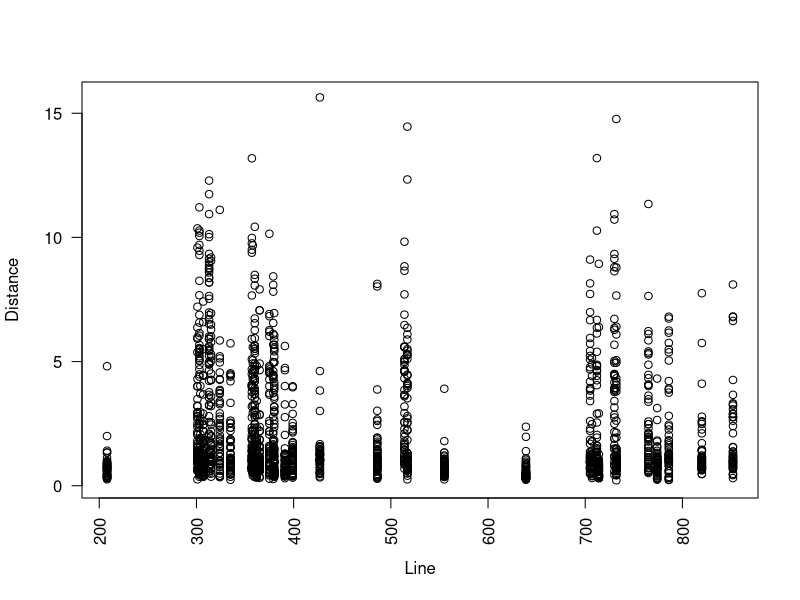
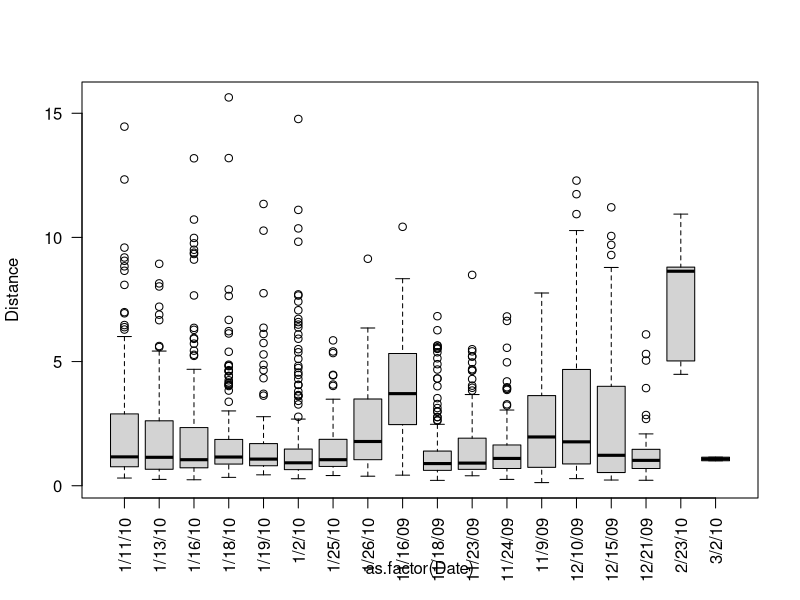
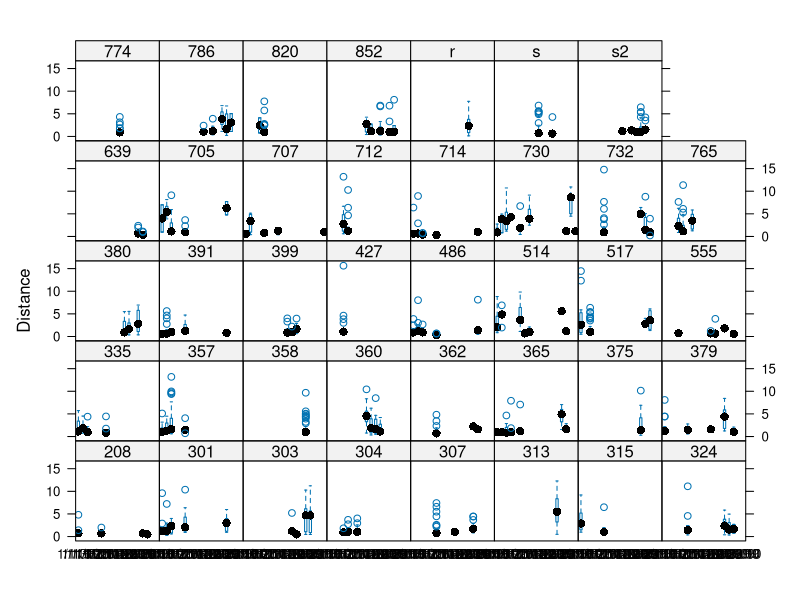
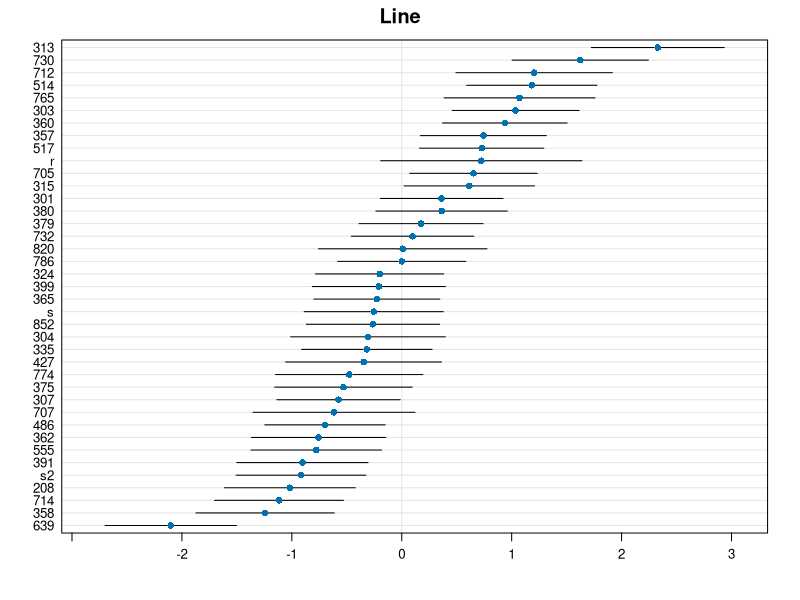
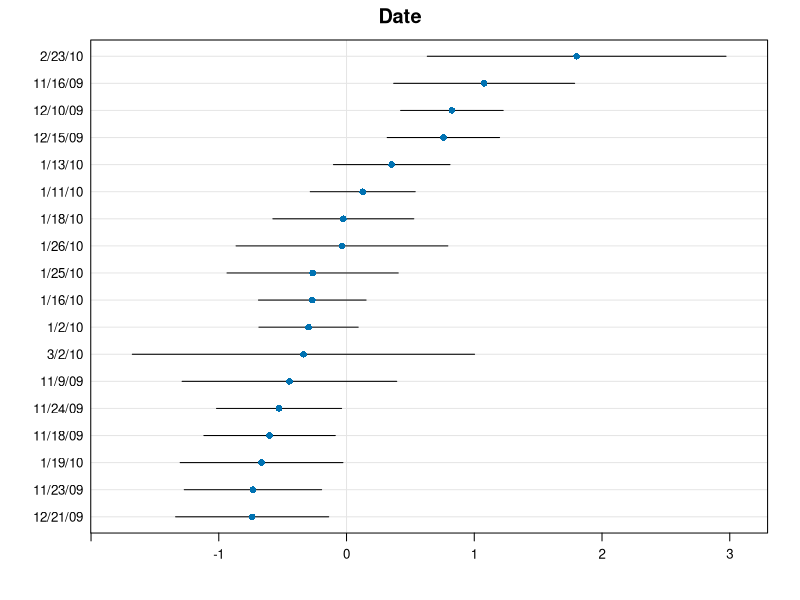
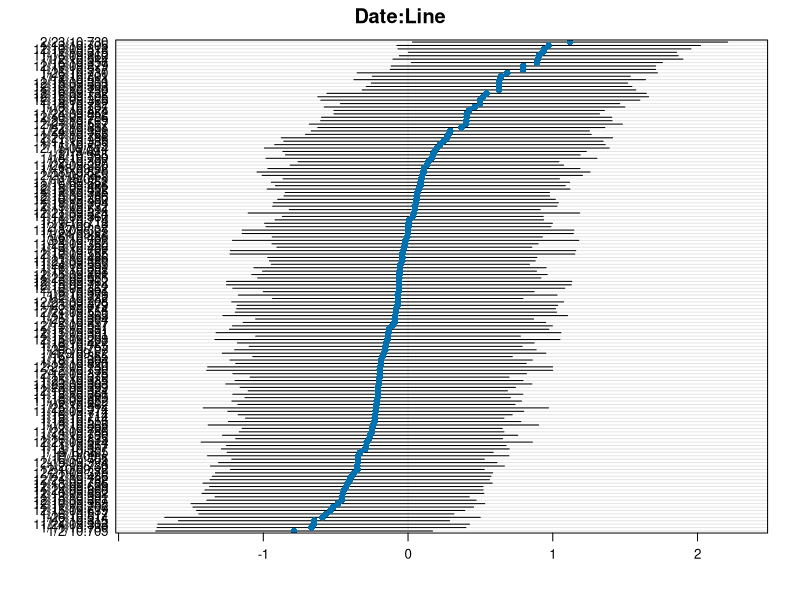
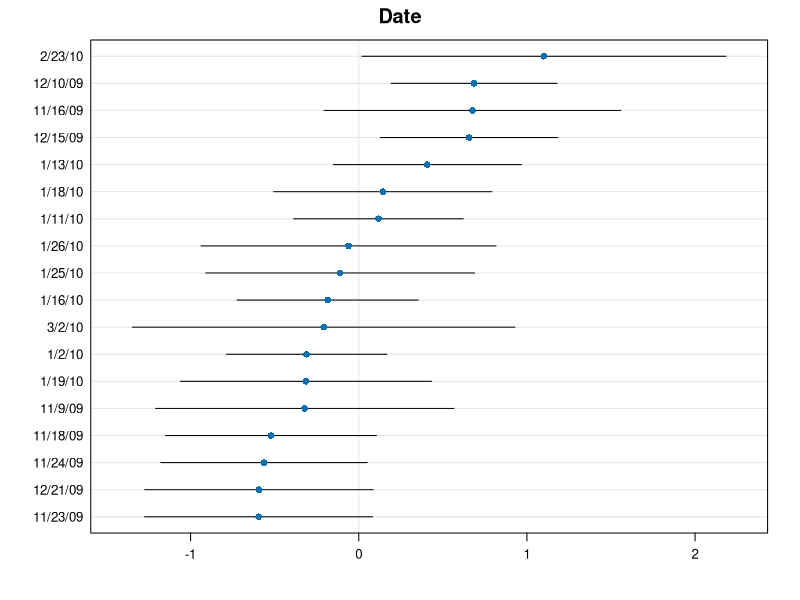
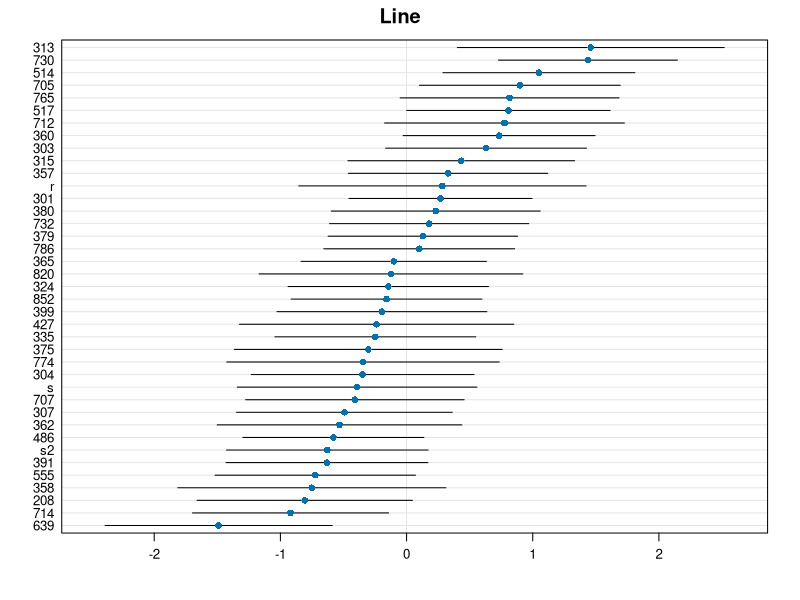

Generate these figures, in order, with R:
## ---- chunk 1
require(Rcpp)
require(lme4)
require(lattice)
## ---- chunk 2
tk_path_lengths <- read.csv("../TurnerKern_data/TurnerKernForaging.csv", h=T)

# Checking data input
summary(tk_path_lengths)
str(tk_path_lengths)
head(tk_path_lengths)
tail(tk_path_lengths)

# Checking to see if there is any missing data
colSums(is.na(tk_path_lengths))
## ---- chunk 3
table(tk_path_lengths$Date) 
## ---- chunk 4
table(tk_path_lengths$Line) 
## ---- chunk 5
table(tk_path_lengths[,1:2]) 
## ---- chunk 6
plot(Distance ~ Line, data=tk_path_lengths, las=2)
## ---- chunk 7
plot(Distance ~ as.factor(Date), data=tk_path_lengths, las=2)
## ---- chunk 8
bwplot(Distance ~ as.factor(Date)|Line, data=tk_path_lengths, las=2)
## ---- chunk 9
tk_path_lengths$Temp_c <- scale(tk_path_lengths$Temp, center=TRUE, scale=FALSE)

mod1 <- lmer(Distance ~ Temp_c + (1|Date) + (1|Line), data=tk_path_lengths, REML=TRUE)

# Let's take a look at the summary from this model.

summary(mod1)
## ---- chunk 10
dotplot(ranef(mod1,condVar=TRUE),
              scales = list(x = list(relation = 'free')), strip=FALSE)[["Line"]]
## ---- chunk 11
dotplot(ranef(mod1,condVar=TRUE),
              scales = list(x = list(relation = 'free')), strip=FALSE)[["Date"]]
## ---- chunk 12
mod1_noDate <- lmer(Distance ~ Temp_c + (1|Line), data=tk_path_lengths, REML=TRUE)
mod1_noLine <- lmer(Distance ~ Temp_c + (1|Date), data=tk_path_lengths, REML=TRUE)
mod1_noTemp <- lmer(Distance ~ 1 + (1|Date) + (1|Line), data=tk_path_lengths, REML=TRUE)
## ---- chunk 13
mod2 <- lmer(Distance ~ Temp_c + (1|Line) + (1|Date) + (1|Date:Line), data=tk_path_lengths, REML=TRUE)
## ---- chunk 14
dotplot(ranef(mod2,condVar=TRUE),
              scales = list(x = list(relation = 'free')), strip=FALSE)[["Date:Line"]]
## ---- chunk 15
dotplot(ranef(mod2,condVar=TRUE),
              scales = list(x = list(relation = 'free')), strip=FALSE)[["Date"]]
dotplot(ranef(mod2,condVar=TRUE),
              scales = list(x = list(relation = 'free')), strip=FALSE)[["Line"]]
## ---- chunk 16
AIC(mod1, mod1_noDate, mod1_noLine, mod1_noTemp, mod2)
BIC(mod1, mod1_noDate, mod1_noLine, mod1_noTemp, mod2)
logLik(mod1)
logLik(mod1_noDate)
logLik(mod1_noLine)
## ---- chunk 17
CI_mod1 <- confint(mod1)
CI_mod1
## ---- chunk 18
coef_mod1 <- coef(mod1)
lines_mod1 <- as.data.frame(coef_mod1$Line[,1])
rownames(lines_mod1) <- rownames(coef_mod1$Line)

# confirming that the above coefs are the BLUPs + intercept. Confirmed...
ranef_mod1 <- ranef(mod1)
lines_ranef_mod1 <- unlist(ranef_mod1$Line)
cor(lines_mod1, lines_ranef_mod1)
plot(lines_mod1[,1], lines_ranef_mod1, pch=20)
## ---- chunk 19
# This computes raw line means, ignoring sample sizes or dates.
line_means <- tapply(tk_path_lengths$Distance, INDEX=tk_path_lengths$Line, FUN=mean)

cor(line_means,lines_mod1)
plot(line_means,lines_mod1[,], pch=20)
## ---- chunk 20
# estimate in lm
mod3_lm <- lm(Distance ~ 1 + Temp_c + Line + Date, data=tk_path_lengths)
mod3_lm_noDate <- lm(Distance ~ 1 + Temp_c + Line, data=tk_path_lengths)
mod3_lm_noLine <- lm(Distance ~ 1 + Temp_c + Date, data=tk_path_lengths)
## ---- chunk 21
ConditionNumber <- function(model.x=model.object){
	x <- model.matrix(model.x)
    eigen.x <- eigen(t(x)%*%x)
    sqrt(max(eigen.x$values)/min(eigen.x$values))
}
## ---- chunk 22
ConditionNumber(mod3_lm)
ConditionNumber(mod3_lm_noDate)
ConditionNumber(mod3_lm_noLine)
## ---- chunk 23
car::vif(mod3_lm) 
car::vif(mod3_lm_noDate)
car::vif(mod3_lm_noLine) 
## ---- chunk 24
ms_path_lengths <- read.csv("../TurnerKern_data/MS_DGRP_foraging.csv", h=T)

# Checking data input
summary(ms_path_lengths)
str(ms_path_lengths)
head(ms_path_lengths)
tail(ms_path_lengths)

# Checking to see if there is any missing data
colSums(is.na(ms_path_lengths))
## ---- chunk 25
table(ms_path_lengths$Day) 
## ---- chunk 26
table(ms_path_lengths$Line) 
## ---- chunk 27
table(ms_path_lengths[,c(1,4)])
## ---- chunk 28
plot(Pathlengthx2 ~ Line, data=ms_path_lengths, las=2, 
    main="boxplot of path lengths for each line, unadjusted")
## ---- chunk 29
plot(Pathlengthx2 ~ as.factor(Day), data=ms_path_lengths, las=2,
    main="boxplot of path lengths for each Day, unadjusted")
## ---- chunk 30
bwplot(Pathlengthx2 ~ as.factor(Day)|Line, data=ms_path_lengths, las=2)
## ---- chunk 31
ms_mod1 <- lmer(Pathlengthx2 ~ 1 + (1|Day) + (1|Line), data=ms_path_lengths, REML=TRUE)

# Let's look at some summaries.
summary(ms_mod1)
## ---- chunk 32
dotplot(ranef(ms_mod1,condVar=TRUE), strip=FALSE,
              scales = list(x = list(relation = 'free')))[["Line"]]
## ---- chunk 33
dotplot(ranef(ms_mod1,condVar=TRUE), strip=FALSE,
              scales = list(x = list(relation = 'free')))[["Day"]]
## ---- chunk 34
ms_mod1_lm <- lm(Pathlengthx2 ~ 1 + as.factor(Day) + Line, data=ms_path_lengths)

ConditionNumber(ms_mod1_lm)
car::vif(ms_mod1_lm) 
## ---- chunk 35
# Some set up (not really necessary)
ms_mod1_coef <- coef(ms_mod1)
ms_line <- as.data.frame(ms_mod1_coef$Line)
colnames(ms_line) <- "blup"

line_names <- as.character(rownames(ms_line))

rownames(ms_line)[34] <- "r"
rownames(ms_line)[35] <- "s"

ms_line <- as.data.frame(cbind(ms_line, line_names))
tt_line <- as.data.frame(cbind(lines_mod1, names =rownames(lines_mod1)))

merged_data <- merge(ms_line,lines_mod1,by="row.names")
## ---- chunk 36
plot(merged_data[,c(2,4)], xlab="Sokolowski", ylab="Turner_Kern", pch=20,
    main="Correlation of BLUPs for DGRP lines as measured across two labs")

# Consistent with plot the data is only moderately correlated.
cor.test(x=merged_data[,2], y=merged_data[,4])
## ---- chunk 37
tt_line_means <- tapply(tk_path_lengths$Distance, INDEX=tk_path_lengths$Line, FUN=mean)
ms_line_means <- tapply(ms_path_lengths$Pathlengthx2, INDEX=ms_path_lengths$Line, FUN=mean)
rownames(ms_line_means)[34] <- "r"
rownames(ms_line_means)[35] <- "s"

merged_line_means <- merge(tt_line_means, ms_line_means, by="row.names")
cor.test(merged_line_means[,2], merged_line_means[,3])

plot(merged_line_means[,c(3,2)], pch=20,
    main="Correlation of line means (unadjusted) for DGRP lines as measured across two labs",
    xlab="Sokolowski", ylab="Turner_Kern")
